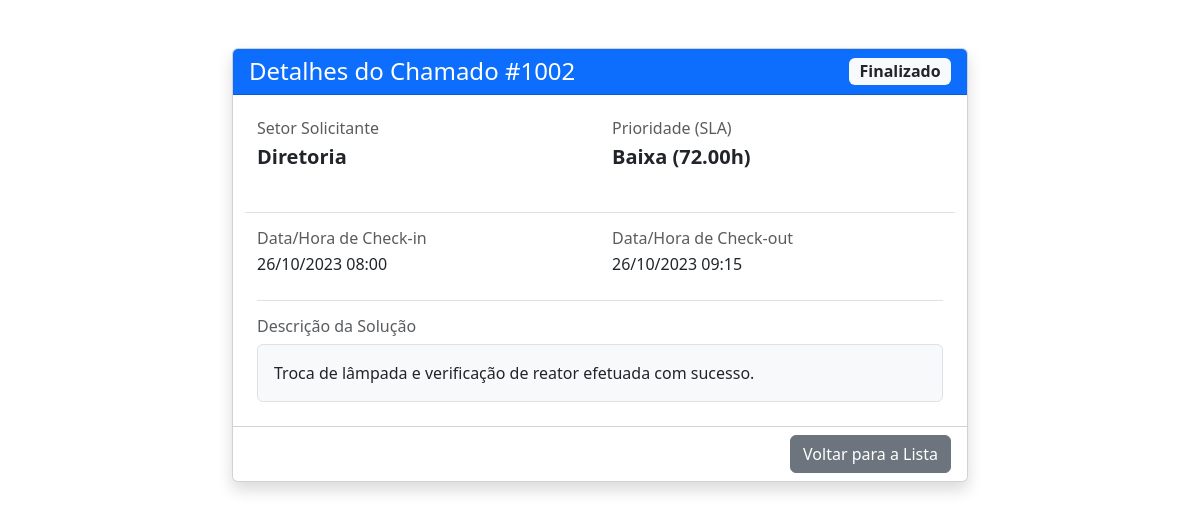
The page /src/views/detalhes_chamado.php?id=1002 on the database as committed earlier.
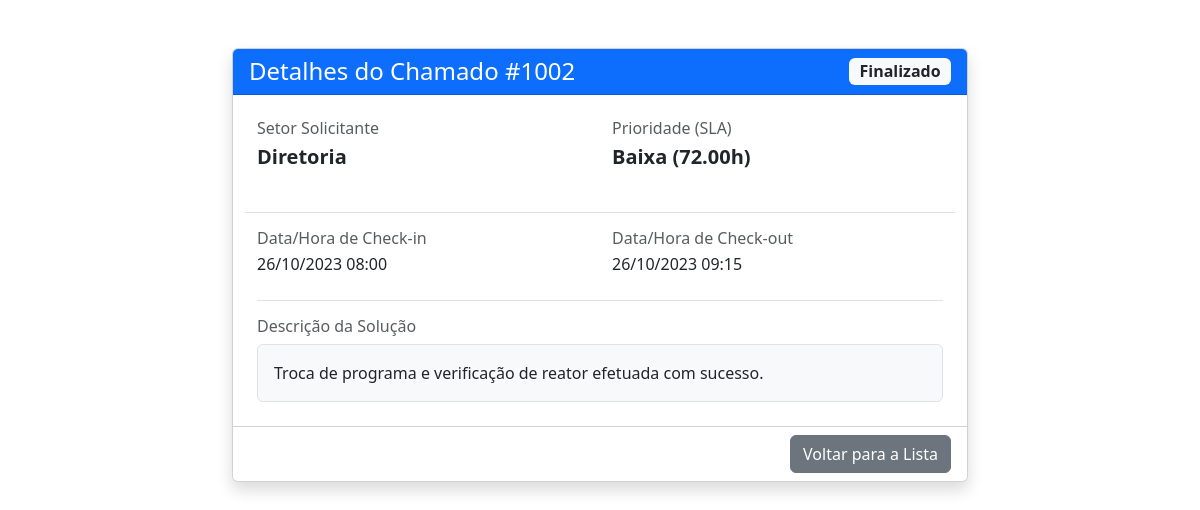
The same page on the database as committed later.
### tables this page shows
CREATE TABLE Chamados (
    id_chamado INT PRIMARY KEY AUTO_INCREMENT,
    id_setor INT NOT NULL,
    id_prioridade INT NOT NULL,
    status_chamado ENUM('Aberto', 'Inicializado', 'Finalizado', 'Cancelado') DEFAULT 'Aberto' NOT NULL,
    
     
    data_checkin DATETIME DEFAULT NULL,   
    data_checkout DATETIME DEFAULT NULL,  
    solucao TEXT DEFAULT NULL,            
    
    FOREIGN KEY (id_setor) REFERENCES Setores(id_setor),
    FOREIGN KEY (id_prioridade) REFERENCES Prioridades(id_prioridade)
) AUTO_INCREMENT = 1000;

CREATE TABLE Setores (
    id_setor INT PRIMARY KEY AUTO_INCREMENT,
    nome_setor VARCHAR(100) NOT NULL
);

CREATE TABLE Prioridades (
    id_prioridade INT PRIMARY KEY AUTO_INCREMENT,
    nome_prioridade VARCHAR(50) NOT NULL,
    tempo_estimado DECIMAL(5,2)
);

### src/views/detalhes_chamado.php (the view, shortened to what this page needs)
<?php
    require_once __DIR__ . '/../daos/detalhesDAO.php';
?>
<!doctype html>
<html lang="pt-BR">
  <head>
    <link href="../../css/bootstrap.min.css" rel="stylesheet">
  </head>
  <body>
    <div class="container mt-5">
        <div class="row">
            <div class="col-md-8 offset-md-2">
                <div class="card shadow">
                    <div class="card-header bg-primary text-white d-flex justify-content-between align-items-center">
                        <h4 class="mb-0">Detalhes do Chamado #<?php echo $id_chamado; ?></h4>
                        <span class="badge bg-light text-dark fs-6"><?php echo $status; ?></span>
                    </div>
                    <div class="card-body p-4">
                        <div class="row mb-4">
                            <div class="col-sm-6">
                                <h6 class="text-muted mb-1">Setor Solicitante</h6>
                                <p class="fw-bold fs-5"><?php echo $setor; ?></p>
                            </div>
                            <div class="col-sm-6">
                                <h6 class="text-muted mb-1">Prioridade (SLA)</h6>
                                <p class="fw-bold fs-5"><?php echo $prioridade; ?></p>
                            </div>
                        </div>
                        <div class="row mb-4 border-top pt-3">
                            <div class="col-sm-6">
                                <h6 class="text-muted mb-1">Data/Hora de Check-in</h6>
                                <p class="mb-0"><?php echo $checkin; ?></p>
                            </div>
                            <div class="col-sm-6">
                                <h6 class="text-muted mb-1">Data/Hora de Check-out</h6>
                                <p class="mb-0"><?php echo $checkout; ?></p>
                            </div>
                        </div>
                        <div class="border-top pt-3">
                            <h6 class="text-muted mb-2">Descrição da Solução</h6>
                            <div class="p-3 bg-light rounded border">
                                <?php echo nl2br($solucao); ?>
                            </div>
                        </div>
                    </div>
                    <div class="card-footer text-end bg-white">
                        <a href="../../index.php" class="btn btn-secondary">Voltar para a Lista</a>
                    </div>
                </div>
            </div>
        </div>
    </div>
  </body>
</html>

### src/daos/detalhesDAO.php (shortened to what this page needs)
<?php
    global $conn;
    $id_chamado = isset($_GET['id']) ? $_GET['id'] : 0;
    $sql = "SELECT c.id_chamado, s.nome_setor, p.nome_prioridade, p.tempo_estimado,
                   c.status_chamado, c.data_checkin, c.data_checkout, c.solucao
            FROM Chamados c
            INNER JOIN Setores s ON c.id_setor = s.id_setor
            INNER JOIN Prioridades p ON c.id_prioridade = p.id_prioridade
            WHERE c.id_chamado = $id_chamado";
    $resultado = mysqli_query($conn, $sql);
    $chamado = mysqli_fetch_assoc($resultado);
    $setor = $chamado['nome_setor'];
    $prioridade = $chamado['nome_prioridade'] . " (" . $chamado['tempo_estimado'] . "h)";
    $status = $chamado['status_chamado'];
    $checkin = $chamado['data_checkin'] ? date('d/m/Y H:i', strtotime($chamado['data_checkin'])) : '<i>Ainda não iniciado</i>';
    $checkout = $chamado['data_checkout'] ? date('d/m/Y H:i', strtotime($chamado['data_checkout'])) : '<i>Ainda não finalizado</i>';
    $solucao = $chamado['solucao'] ? $chamado['solucao'] : '<i>Nenhuma solução registrada ainda.</i>';

Rows that differ between the two databases and show on the page:
changed chamados "Finalizado": solucao "Troca de lâmpada e verificação de reator efetuada com sucesso." → "Troca de programa e verificação de reator efetuada com sucesso."
